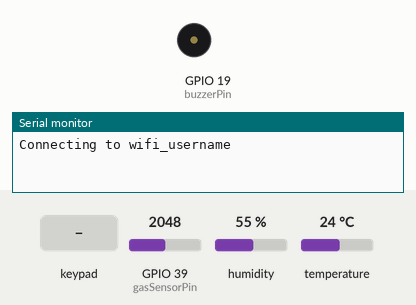
Simulated run of this sketch. Board: ESP32. On the bench: buzzer (waves = sounding), the last lines printed to the serial monitor. The test bench sets the inputs (shaded band); at power-on: GPIO 39 (gasSensorPin) = 2048, humidity 55 %, temperature 24 °C. WiFi joins after 1.5 s; servers stay silent unless stated; network time is answered at once with the bench clock; the local clock reads 2024-03-15 10:24:30 at power-on unless the sketch sets it.

Above: at 0.1 s.
At 2.7 s:
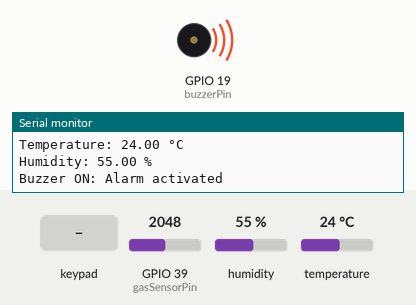
2.8 s: key 'D' pressed
5.0 s: key '#' pressed
8.0 s: keypad keys 1 1 0 9 1 1 pressed 1.375 s apart
Timing chart, 0 to 11.0 s (numbered marks = the images above; inputs shaded):
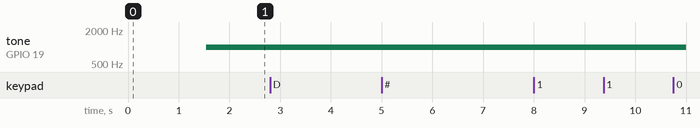

The sketch:

main.ino.ino
```cpp
#include <WiFi.h>
#include <NTPClient.h>
#include <WiFiUdp.h>
#include <DHT.h>
#include <Keypad.h>

// Pin definitions for gas sensor
int gasSensorPin = 39;

// Pin definitions for DHT22 sensor and buzzer
#define DHTPIN 4          // Pin connected to the DHT sensor
#define DHTTYPE DHT22     // DHT 22 (AM2302) sensor type
#define buzzerPin 19      // Pin connected to the buzzer

// Wi-Fi credentials
const char* ssid     = "wifi_username";   // Replace with your Wi-Fi SSID
const char* password = "password";         // Replace with your Wi-Fi password

// NTP client settings
WiFiUDP ntpUDP;
NTPClient timeClient(ntpUDP, "pool.ntp.org", 10800);  // UTC +3 for Nairobi

// Initialize the DHT22 sensor
DHT dht(DHTPIN, DHTTYPE);

// Variables to store temperature, humidity, and gas detection
float temperature = 0.0;
float humidity = 0.0;
bool gasDetected = false;  // Flag to indicate gas detection
bool alarmActive = false;  // Flag to control buzzer activation

// Keypad setup
#define ROW_NUM 4  // Four rows
#define COLUMN_NUM 4  // Four columns

char keys[ROW_NUM][COLUMN_NUM] = {
  {'D', '#', '0', '*'},
  {'C', '9', '8', '7'},
  {'B', '6', '5', '4'},
  {'A', '3', '2', '1'}
};

byte pin_rows[ROW_NUM] = {1, 10, 9, 11}; // GPIO1, GPIO10, GPIO9, GPIO11 connect to the row pins
byte pin_column[COLUMN_NUM] = {12, 14, 21, 34};  // GPIO12, GPIO14, GPIO21 connect to the column pins
Keypad keypad = Keypad(makeKeymap(keys), pin_rows, pin_column, ROW_NUM, COLUMN_NUM);

String enteredPassword = "";  // Store keypad input
String correctPassword = "4";  // Set the correct password

void setup() {
  // Start Serial Monitor
  Serial.begin(115200);

  // Gas sensor setup
  pinMode(gasSensorPin, INPUT);

  // Initialize DHT22 sensor
  dht.begin();

  // Initialize buzzer pin
  pinMode(buzzerPin, OUTPUT);
  noTone(buzzerPin);  // Ensure the buzzer is off at the start

  // Connect to Wi-Fi
  Serial.print("Connecting to ");
  Serial.println(ssid);
  WiFi.begin(ssid, password);

  // Wait for connection
  while (WiFi.status() != WL_CONNECTED) {
    delay(500);
    Serial.print(".");
  }

  Serial.println("\nWiFi connected.");
  Serial.println("IP address: ");
  Serial.println(WiFi.localIP());

  // Initialize NTP client for time
  timeClient.begin();
  timeClient.setTimeOffset(10800);  // UTC +3 for Nairobi
}

void loop() {
  // Update time from NTP server
  timeClient.update();

  // Get gas sensor reading
  int gasSensorValue = analogRead(gasSensorPin);

  // Detect gas: set gasDetected flag if gas sensor value is high
  if (gasSensorValue > 500) {  // You can adjust the threshold based on your environment
    gasDetected = true;
    alarmActive = true;
    Serial.println("Gas detected! Alarm activated.");
  }

  // Get temperature and humidity readings from the DHT22
  temperature = dht.readTemperature();
  humidity = dht.readHumidity();

  // Check if any readings failed
  if (!isnan(temperature) && !isnan(humidity)) {
    // Get the current timestamp from NTP server
    String formattedTime = timeClient.getFormattedTime();

    // Print temperature, humidity, and timestamp to Serial Monitor
    Serial.print("Timestamp: ");
    Serial.println(formattedTime);
    Serial.print("Temperature: ");
    Serial.print(temperature);
    Serial.println(" °C");
    Serial.print("Humidity: ");
    Serial.print(humidity);
    Serial.println(" %");

    // Activate the buzzer if gas is detected or temperature is too high
    if (gasDetected || temperature > 26.0) {
      tone(buzzerPin, 1000);  // Play a 1000Hz tone if gas is detected or temperature exceeds 26°C
      Serial.println("Buzzer ON: Alarm activated");
    }
  } else {
    Serial.println("Failed to read from DHT sensor!");
  }

  // Keypad input handling to deactivate the alarm
  char key = keypad.getKey();
  if (key) {
    if (key == '#') {  // Check for enter key ('#')
      if (enteredPassword == correctPassword) {
        Serial.println("Correct password! Alarm deactivated.");
        gasDetected = false;
        alarmActive = false;
        noTone(buzzerPin);  // Stop the buzzer
      } else {
        Serial.println("Incorrect password! Try again.");
      }
      enteredPassword = "";  // Reset password input
    } else {
      enteredPassword += key;  // Add entered key to the password
      Serial.print("Entered: ");
      Serial.println(enteredPassword);
    }
  }

  // Simple delay for readability in the serial monitor
  delay(1000);  // Shorter delay for faster keypad responsiveness
}
```
